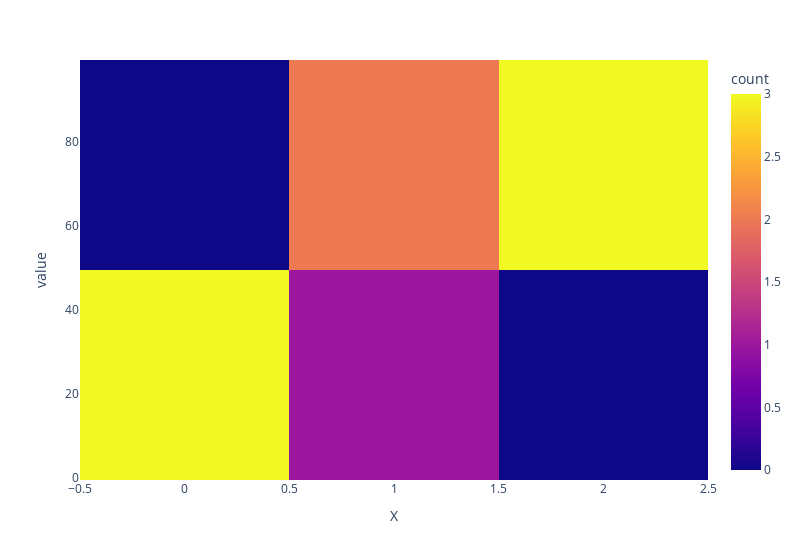

The cell this chart's notebook holds for it:
### Code cell
# Сводная таблица:

import pandas as pd
import plotly.express as px

#df = pd.DataFrame(([10, 20, 30], [40, 50, 60], [70, 80, 90]), columns=['A', 'B', 'C'])
#df['X'] = df.index

df = pd.DataFrame(([0, 10, 20, 30], [1, 40, 50, 60], [2, 70, 80, 90]), columns=['X', 'A', 'B', 'C'])

display(df)

# 2d тепловая карта

fig = px.density_heatmap(df, 
                         x = 'X',
                         y = ['A', 'B', 'C'],
                         nbinsx = 3, width = 800)
fig.show()

### Figure 1 — Plotly figure (JSON) as saved in the notebook; plotly's stock layout.template omitted (floating-point values rounded to 4 significant figures)
{"data": [{"coloraxis": "coloraxis", "hovertemplate": "X=%{x}<br>value=%{y}<br>count=%{z}<extra></extra>", "name": "", "nbinsx": 3, "type": "histogram2d", "x": [0, 1, 2, 0, 1, 2, 0, 1, 2], "xaxis": "x", "xbingroup": "x", "y": [10, 40, 70, 20, 50, 80, 30, 60, 90], "yaxis": "y", "ybingroup": "y"}], "layout": {"coloraxis": {"colorbar": {"title": {"text": "count"}}, "colorscale": [[0, "#0d0887"], [0.1111, "#46039f"], [0.2222, "#7201a8"], [0.3333, "#9c179e"], [0.4444, "#bd3786"], [0.5556, "#d8576b"], [0.6667, "#ed7953"], [0.7778, "#fb9f3a"], [0.8889, "#fdca26"], [1, "#f0f921"]]}, "legend": {"tracegroupgap": 0}, "margin": {"t": 60}, "width": 800, "xaxis": {"anchor": "y", "domain": [0, 1], "title": {"text": "X"}}, "yaxis": {"anchor": "x", "domain": [0, 1], "title": {"text": "value"}}}}
